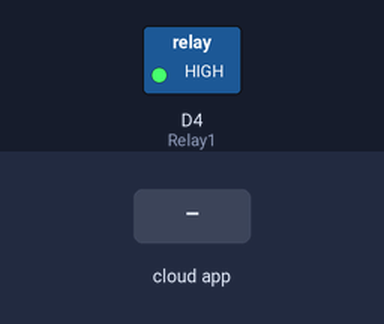
Bench run of a sketch on a simulated ESP8266 (NodeMCU). On the bench: switched loads named in the sketch (green lamp = pin HIGH). The inputs (shaded band) are chosen by the test bench. WiFi joins after 1.5 s; servers stay silent unless stated; no MQTT or app messages arrive unless stated; what the sketch prints to the serial monitor is not drawn.

Above: at 2.7 s.
2.8 s: the phone or cloud app sets relay to OFF
4.3 s: the phone or cloud app sets relay to ON
At 4.8 s:
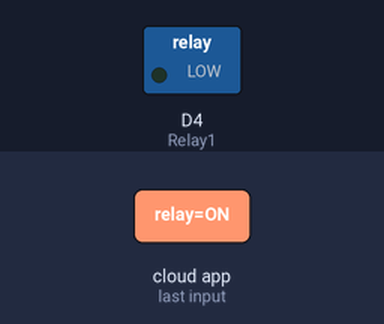
Timing chart, 0 to 7.3 s (numbered marks = the images above; inputs shaded):
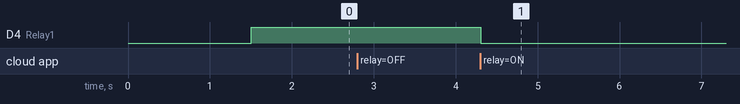

Measured:
- after the input at 2.8 s, every drawn part: stays the same
- after the input at 4.3 s, D4 (Relay1): HIGH → LOW at once

The sketch:

light_system_voice.ino
```cpp
#include <ESP8266WiFi.h>
#include "Adafruit_MQTT.h"
#include "Adafruit_MQTT_Client.h"

#define Relay1            D4

#define WLAN_SSID       "Redmi"             // Your SSID
#define WLAN_PASS       "woruteyqip"        // Your password

/************************* Adafruit.io Setup *********************************/

#define AIO_SERVER      "io.adafruit.com"
#define AIO_SERVERPORT  1883                   // use 8883 for SSL
#define AIO_USERNAME    "faizH3"            // Replace it with your username
#define AIO_KEY         "aio_dTrt66xsOtAkaBYGI2bicEfuC1M6"   // Replace with your Project Auth Key

/************ Global State (you don't need to change this!) ******************/

// Create an ESP8266 WiFiClient class to connect to the MQTT server.
WiFiClient client;
// or... use WiFiFlientSecure for SSL
//WiFiClientSecure client;

// Setup the MQTT client class by passing in the WiFi client and MQTT server and login details.
Adafruit_MQTT_Client mqtt(&client, AIO_SERVER, AIO_SERVERPORT, AIO_USERNAME, AIO_KEY);

/****************************** Feeds ***************************************/


// Setup a feed called 'onoff' for subscribing to changes.
Adafruit_MQTT_Subscribe Light1 = Adafruit_MQTT_Subscribe(&mqtt, AIO_USERNAME"/feeds/relay"); // FeedName

void MQTT_connect();

void setup() {
  Serial.begin(115200);

  pinMode(Relay1, OUTPUT);

  // Connect to WiFi access point.
  Serial.println(); Serial.println();
  Serial.print("Connecting to ");
  Serial.println(WLAN_SSID);

  WiFi.begin(WLAN_SSID, WLAN_PASS);
  while (WiFi.status() != WL_CONNECTED) {
    delay(500);
    Serial.print(".");
  }
  Serial.println();

  Serial.println("WiFi connected");
  Serial.println("IP address: ");
  Serial.println(WiFi.localIP());


  // Setup MQTT subscription for onoff feed.
  mqtt.subscribe(&Light1);
  pinMode (Relay1, OUTPUT);
  digitalWrite (Relay1, 1);
}
String Data;
void loop() {

  MQTT_connect();

  Adafruit_MQTT_Subscribe *subscription;
  while ((subscription = mqtt.readSubscription(5000))) {
    if (subscription == &Light1) {
      Data = (char *)Light1.lastread;
      Serial.println(Data);
      if (Data == "OFF"){
        digitalWrite (Relay1, 1);
      }
      else if (Data == "ON"){
        digitalWrite(Relay1, 0);
      }
    }
  }
}

void MQTT_connect() {
  int8_t ret;

  // Stop if already connected.
  if (mqtt.connected()) {
    return;
  }

  Serial.print("Connecting to MQTT... ");

  uint8_t retries = 3;

  while ((ret = mqtt.connect()) != 0) { // connect will return 0 for connected
    Serial.println(mqtt.connectErrorString(ret));
    Serial.println("Retrying MQTT connection in 5 seconds...");
    mqtt.disconnect();
    delay(5000);  // wait 5 seconds
    retries--;
    if (retries == 0) {
      // basically die and wait for WDT to reset me
      while (1);
    }
  }
  Serial.println("MQTT Connected!");

}
```
